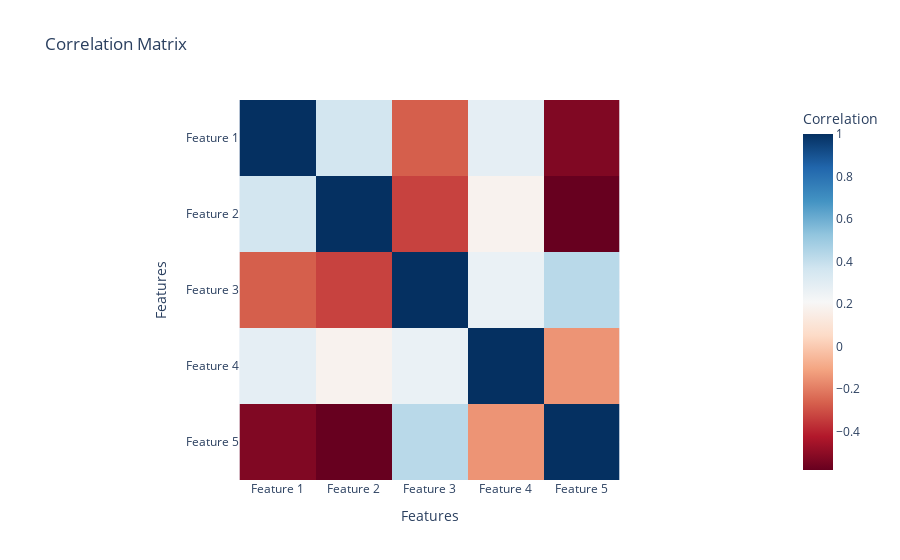

Source (notebook cell):
### Code cell
np.random.seed(0)
data = pd.DataFrame(np.random.rand(10, 5), columns=['Feature 1', 'Feature 2', 'Feature 3', 'Feature 4', 'Feature 5'])
correlation_matrix = data.corr()

# Heatmap
fig = px.imshow(correlation_matrix,
                labels=dict(x='Features', y='Features', color='Correlation'),
                x=correlation_matrix.columns,
                y=correlation_matrix.columns,
                color_continuous_scale='RdBu',
                title='Correlation Matrix')
fig.show()

### Figure 1 — Plotly figure (JSON) as saved in the notebook; plotly's stock layout.template omitted (floating-point values rounded to 4 significant figures)
{"data": [{"coloraxis": "coloraxis", "hovertemplate": "Features: %{x}<br>Features: %{y}<br>Correlation: %{z}<extra></extra>", "name": "0", "type": "heatmap", "x": ["Feature 1", "Feature 2", "Feature 3", "Feature 4", "Feature 5"], "xaxis": "x", "y": ["Feature 1", "Feature 2", "Feature 3", "Feature 4", "Feature 5"], "yaxis": "y", "z": [[1, 0.3597, -0.2667, 0.286, -0.5265], [0.3597, 1, -0.3305, 0.1806, -0.5802], [-0.2667, -0.3305, 1, 0.262, 0.4289], [0.286, 0.1806, 0.262, 1, -0.1447], [-0.5265, -0.5802, 0.4289, -0.1447, 1]]}], "layout": {"coloraxis": {"colorbar": {"title": {"text": "Correlation"}}, "colorscale": [[0, "rgb(103,0,31)"], [0.1, "rgb(178,24,43)"], [0.2, "rgb(214,96,77)"], [0.3, "rgb(244,165,130)"], [0.4, "rgb(253,219,199)"], [0.5, "rgb(247,247,247)"], [0.6, "rgb(209,229,240)"], [0.7, "rgb(146,197,222)"], [0.8, "rgb(67,147,195)"], [0.9, "rgb(33,102,172)"], [1, "rgb(5,48,97)"]]}, "title": {"text": "Correlation Matrix"}, "xaxis": {"anchor": "y", "constrain": "domain", "domain": [0, 1], "scaleanchor": "y", "title": {"text": "Features"}}, "yaxis": {"anchor": "x", "autorange": "reversed", "constrain": "domain", "domain": [0, 1], "title": {"text": "Features"}}}}
